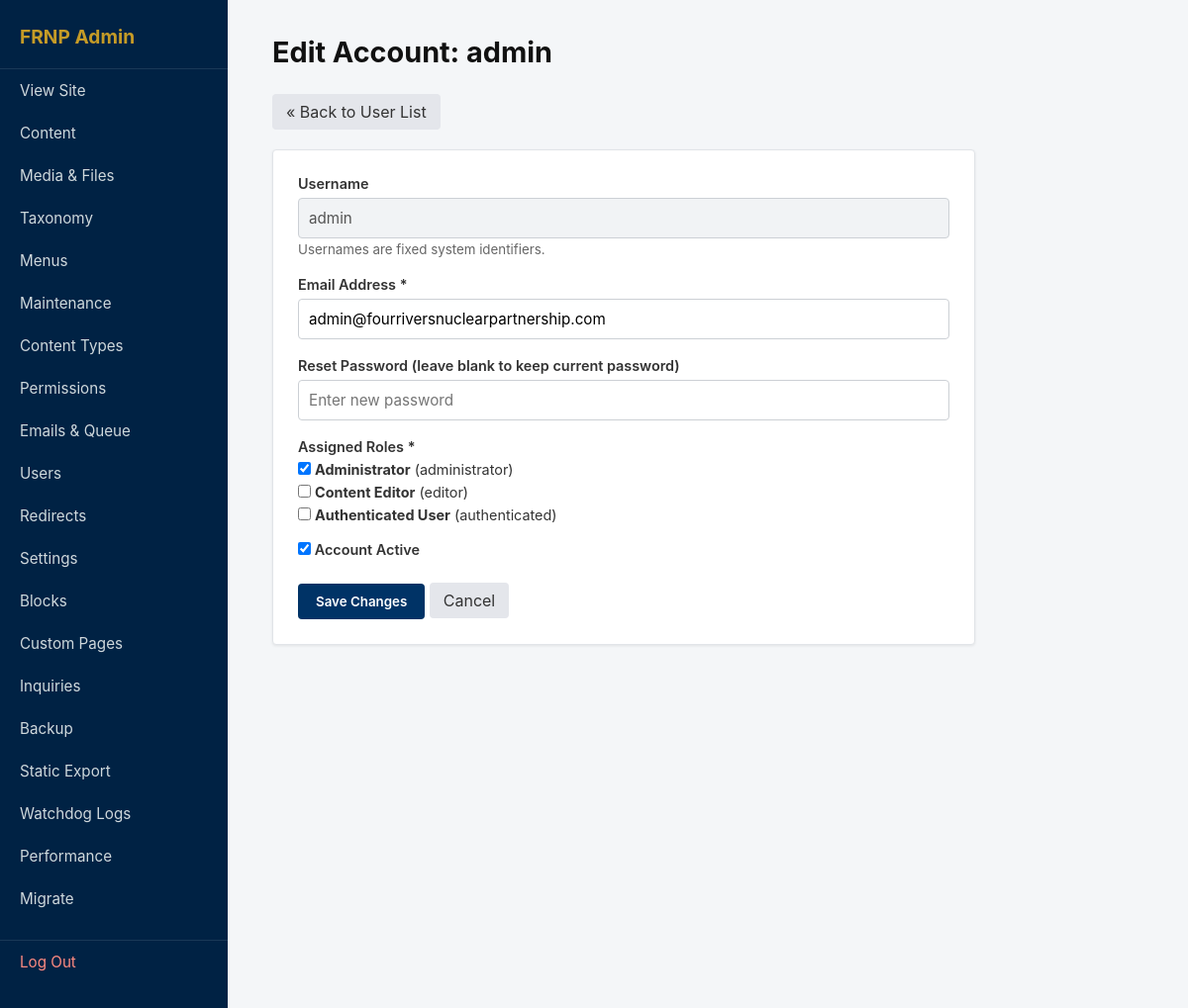
/admin/user_edit.php?id=1 (signed in), run on the app's committed database.
### tables this page shows
CREATE TABLE IF NOT EXISTS `users` (
    `id` INT(10) UNSIGNED AUTO_INCREMENT PRIMARY KEY,
    `username` VARCHAR(60) NOT NULL UNIQUE,
    `email` VARCHAR(254) NOT NULL UNIQUE,
    `password_hash` VARCHAR(255) NOT NULL,
    `status` TINYINT(1) NOT NULL DEFAULT 1,
    `created_at` DATETIME NOT NULL DEFAULT CURRENT_TIMESTAMP
);

CREATE TABLE IF NOT EXISTS `roles` (
    `id` INT(10) UNSIGNED AUTO_INCREMENT PRIMARY KEY,
    `machine_name` VARCHAR(32) NOT NULL UNIQUE,
    `label` VARCHAR(64) NOT NULL
);

### admin/user_edit.php (the view, shortened to what this page needs)
<?php
$db = get_db();
$user_id = (int)($_GET['id'] ?? 0);
$stmt = $db->prepare('SELECT * FROM users WHERE id = :id LIMIT 1');
$stmt->execute(['id' => $user_id]);
$target_user = $stmt->fetch();
$user_roles_stmt = $db->prepare('SELECT role_id FROM user_roles WHERE user_id = :uid');
$user_roles_stmt->execute(['uid' => $user_id]);
$current_role_ids = $user_roles_stmt->fetchAll(PDO::FETCH_COLUMN);
$all_roles = $db->query('SELECT * FROM roles ORDER BY id ASC')->fetchAll();
?>
<!DOCTYPE html>
<html>
<head>
    <link rel="stylesheet" href="/cms/assets/css/admin.css">
</head>
<body>
    <div class="admin-wrapper">
        <?php require __DIR__ . '/nav.php'; ?>
        <main class="admin-main" style="max-width: 800px;">
            <h1>Edit Account: <?= htmlspecialchars($target_user['username']) ?></h1>
            <p style="margin-bottom: 20px;"><a href="/cms/admin/users.php" class="btn-secondary">&laquo; Back to User List</a></p>
            <form method="POST" class="card">
                <div class="form-row">
                    <label>Username</label>
                    <input type="text" value="<?= htmlspecialchars($target_user['username']) ?>" disabled style="background: #f1f3f5; cursor: not-allowed;">
                    <small style="color: #666;">Usernames are fixed system identifiers.</small>
                </div>
                <div class="form-row">
                    <label>Email Address *</label>
                    <input type="email" name="email" value="<?= htmlspecialchars($target_user['email']) ?>" required>
                </div>
                <div class="form-row">
                    <label>Reset Password (leave blank to keep current password)</label>
                    <input type="password" name="new_password" placeholder="Enter new password">
                </div>
                <div class="form-row">
                    <label>Assigned Roles *</label>
                    <?php foreach ($all_roles as $r): ?>
                        <label style="display: block; font-weight: normal; margin-bottom: 6px; font-size: 0.9rem;">
                            <input type="checkbox" name="roles[]" value="<?= $r['id'] ?>" <?= in_array($r['id'], $current_role_ids) ? 'checked' : '' ?>>
                            <strong><?= htmlspecialchars($r['label']) ?></strong> (<code><?= htmlspecialchars($r['machine_name']) ?></code>)
                        </label>
                    <?php endforeach; ?>
                </div>
                <div class="form-row">
                    <label>
                        <input type="checkbox" name="status" value="1" <?= $target_user['status'] ? 'checked' : '' ?>>
                        Account Active
                    </label>
                </div>
                <div class="form-actions" style="margin-top: 25px;">
                    <button type="submit" class="btn-primary">Save Changes</button>
                    <a href="/cms/admin/users.php" class="btn-secondary">Cancel</a>
                </div>
            </form>
        </main>
    </div>
</body>
</html>

### assets/css/admin.css (style rules this page uses)
* { box-sizing: border-box; margin: 0; padding: 0; font-family: -apple-system, BlinkMacSystemFont, "Segoe UI", Roboto, sans-serif; }
body { background: #f4f6f8; color: #333; }
.admin-wrapper { display: flex; min-height: 100vh; }
.admin-main { flex: 1; padding: 35px 45px; }
h1 { font-size: 1.8rem; margin-bottom: 25px; color: #111; }
.card { background: #fff; padding: 25px; border-radius: 4px; box-shadow: 0 1px 3px rgba(0,0,0,0.08); margin-bottom: 30px; border: 1px solid #e1e4e8; }
.form-row { margin-bottom: 18px; }
.form-row label { display: block; font-weight: 600; margin-bottom: 6px; font-size: 0.9rem; }
.form-row input[type="text"], .form-row input[type="email"], .form-row input[type="password"], .form-row input[type="date"], .form-row select, .form-row textarea { width: 100%; padding: 10px; border: 1px solid #ccd0d5; border-radius: 4px; font-size: 0.95rem; }
.btn-primary { background: #003366; color: #fff; border: none; padding: 10px 18px; border-radius: 4px; cursor: pointer; text-decoration: none; display: inline-block; font-weight: 600; }
.btn-secondary { background: #e4e6eb; color: #333; border: none; padding: 8px 14px; border-radius: 4px; cursor: pointer; text-decoration: none; display: inline-block; }

### data on the page
users: username "admin", email "admin@fourriversnuclearpartnership.com", status "☑"
roles: id "☑", label "Administrator", machine_name "administrator"
roles: label "Content Editor", machine_name "editor"
roles: label "Authenticated User", machine_name "authenticated"

### other printed values
$item['title'] "Content"
$item['title'] "Media & Files"
$item['title'] "Taxonomy"
$item['title'] "Menus"
$item['title'] "Maintenance"
$item['title'] "Content Types"
$item['title'] "Permissions"
$item['title'] "Emails & Queue"
$item['title'] "Users"
$item['title'] "Redirects"
$item['title'] "Settings"
$item['title'] "Blocks"
$item['title'] "Custom Pages"
$item['title'] "Inquiries"
$item['title'] "Backup"
